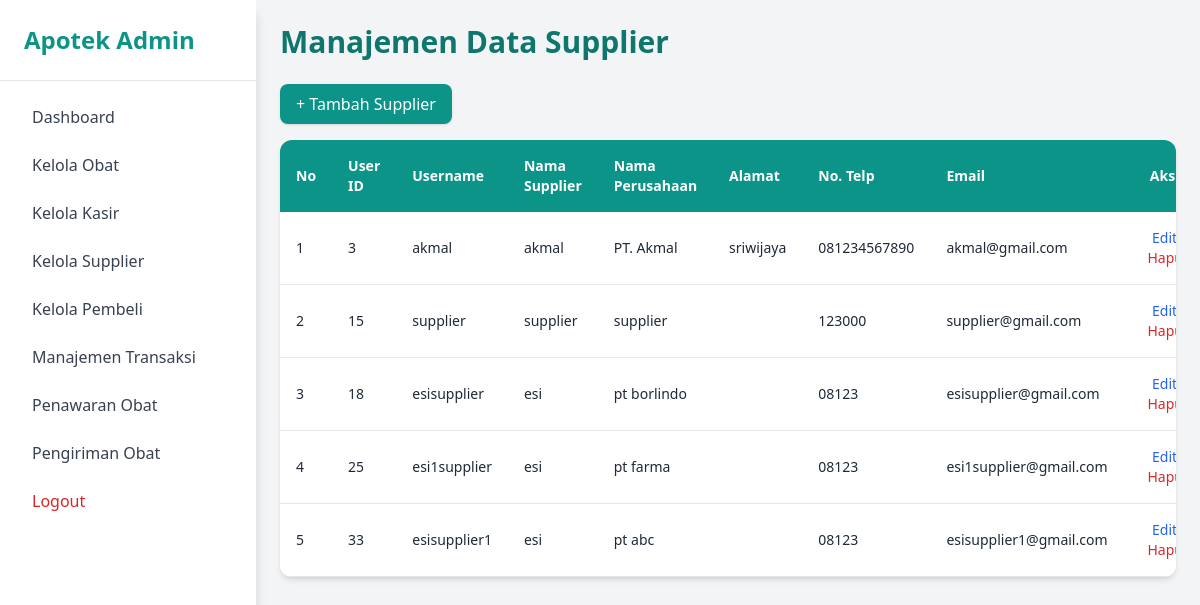
Screenshot of /admin/supplier.php (signed in) with the database file from the repository.
### tables this page shows
CREATE TABLE `supplier_222233` (
  `supplier_id_222233` int(11) NOT NULL,
  `user_id_222233` int(11) NOT NULL,
  `nama_perusahaan_222233` varchar(255) NOT NULL,
  `alamat_222233` text NOT NULL,
  `no_telp_222233` varchar(20) NOT NULL
);

CREATE TABLE `users_222233` (
  `user_id_222233` int(11) NOT NULL,
  `nama_222233` varchar(255) NOT NULL,
  `username_222233` varchar(100) NOT NULL,
  `email_222233` varchar(100) NOT NULL,
  `password_222233` varchar(255) NOT NULL,
  `role_222233` enum('admin','kasir','pembeli','supplier') NOT NULL,
  `created_at_222233` timestamp NOT NULL DEFAULT current_timestamp()
);

### admin/supplier.php (the view, shortened to what this page needs)
<?php
include '../koneksi.php';
include 'sidebar.php';
$supplier_data = [];
$sql = "SELECT s.*, u.username_222233, u.email_222233, u.nama_222233
        FROM supplier_222233 s
        JOIN users_222233 u ON s.user_id_222233 = u.user_id_222233";
$result = $conn->query($sql);
while ($row = $result->fetch_assoc()) {
    $supplier_data[] = $row;
}
?>
<!DOCTYPE html>
<html lang="id">
<head>
    <script src="https://cdn.tailwindcss.com"></script>
</head>
<body class="bg-gray-100 min-h-screen font-sans">
<?php include 'sidebar.php'; ?>
<div class="ml-64 p-6">
        <h1 class="text-3xl font-bold text-teal-700 mb-6">Manajemen Data Supplier</h1>
    <div class="mb-4">
        <a href="tambah_supplier.php" class="inline-block bg-teal-600 hover:bg-teal-700 text-white px-4 py-2 rounded-lg shadow transition">
            + Tambah Supplier
        </a>
    </div>
    <div class="overflow-x-auto bg-white rounded-xl shadow-md">
<table class="min-w-full text-sm text-left">
    <thead class="bg-teal-600 text-white">
        <tr>
            <th class="p-4">No</th>
            <th class="p-4">User ID</th>
            <th class="p-4">Username</th>
            <th class="p-4">Nama Supplier</th>
            <th class="p-4">Nama Perusahaan</th>
            <th class="p-4">Alamat</th>
            <th class="p-4">No. Telp</th>
            <th class="p-4">Email</th>
            <th class="p-4 text-center">Aksi</th>
        </tr>
    </thead>
    <tbody class="text-gray-800">
        <?php if (empty($supplier_data)): ?>
            <tr>
                <td colspan="9" class="text-center py-6 text-gray-500">Belum ada data supplier.</td>
            </tr>
        <?php else: ?>
            <?php $no = 1; foreach ($supplier_data as $supplier): ?>
                <tr class="border-b hover:bg-gray-50 transition">
                    <td class="p-4"><?php echo $no++; ?></td>
                    <td class="p-4"><?php echo htmlspecialchars($supplier['user_id_222233']); ?></td>
                    <td class="p-4"><?php echo htmlspecialchars($supplier['username_222233']); ?></td>
                    <td class="p-4"><?php echo htmlspecialchars($supplier['nama_222233']); ?></td>
                    <td class="p-4"><?php echo htmlspecialchars($supplier['nama_perusahaan_222233']); ?></td>
                    <td class="p-4"><?php echo htmlspecialchars($supplier['alamat_222233']); ?></td>
                    <td class="p-4"><?php echo htmlspecialchars($supplier['no_telp_222233']); ?></td>
                    <td class="p-4"><?php echo htmlspecialchars($supplier['email_222233']); ?></td>
                    <td class="p-4 text-center space-x-2">
                        <a href="edit_supplier.php?id=<?php echo $supplier['supplier_id_222233']; ?>" class="text-blue-600 hover:underline">Edit</a>
                        <a href="javascript:void(0);" onclick="openModal('<?php echo $supplier['supplier_id_222233']; ?>')" class="text-red-600 hover:underline">Hapus</a>
                    </td>
                </tr>
            <?php endforeach; ?>
        <?php endif; ?>
    </tbody>
</table>
    </div>
</div>
</body>
</html>

### rows the page displays
supplier_222233: user_id_222233 "3", user_id_222233.username_222233 "akmal", user_id_222233.nama_222233 "akmal", nama_perusahaan_222233 "PT. Akmal", alamat_222233 "sriwijaya", no_telp_222233 "081234567890", user_id_222233.email_222233 "akmal@gmail.com"
supplier_222233: user_id_222233 "15", user_id_222233.username_222233 "supplier", user_id_222233.nama_222233 "supplier", nama_perusahaan_222233 "supplier", no_telp_222233 "123000", user_id_222233.email_222233 "supplier@gmail.com"
supplier_222233: user_id_222233 "18", user_id_222233.username_222233 "esisupplier", user_id_222233.nama_222233 "esi", nama_perusahaan_222233 "pt borlindo", no_telp_222233 "08123", user_id_222233.email_222233 "esisupplier@gmail.com"
supplier_222233: user_id_222233 "25", user_id_222233.username_222233 "esi1supplier", user_id_222233.nama_222233 "esi", nama_perusahaan_222233 "pt farma", no_telp_222233 "08123", user_id_222233.email_222233 "esi1supplier@gmail.com"
supplier_222233: user_id_222233 "33", user_id_222233.username_222233 "esisupplier1", user_id_222233.nama_222233 "esi", nama_perusahaan_222233 "pt abc", no_telp_222233 "08123", user_id_222233.email_222233 "esisupplier1@gmail.com"
